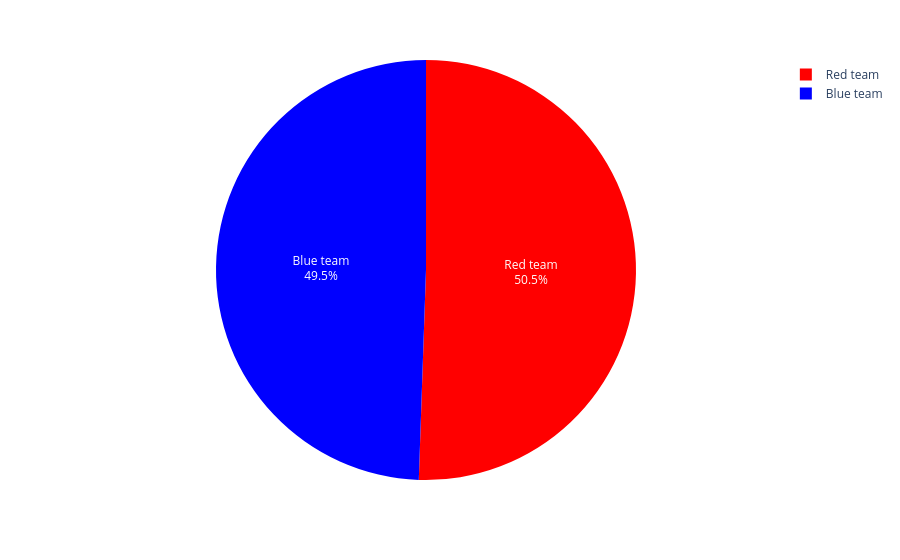

This figure's notebook cell:
### Markdown cell above
The feature distributions look reasonable. Next, a closer look at the distribution of the target variable **blueWin**.

### Code cell
iplot(px.pie(df['blueWin'].value_counts(), names=['Red team', 'Blue team'],
             values='count', color_discrete_sequence=['red', 'blue']).update_traces(textinfo='label+percent'))

### Figure 1 — Plotly figure (JSON) as saved in the notebook; plotly's stock layout.template omitted (floating-point values rounded to 4 significant figures)
{"data": [{"domain": {"x": [0.0, 1.0], "y": [0.0, 1.0]}, "hovertemplate": "label=%{label}<br>count=%{value}<extra></extra>", "labels": ["Red team", "Blue team"], "legendgroup": "", "name": "", "showlegend": true, "textinfo": "label+percent", "type": "pie", "values": [12245, 11980]}], "layout": {"legend": {"tracegroupgap": 0}, "margin": {"t": 60}, "piecolorway": ["red", "blue"]}}
